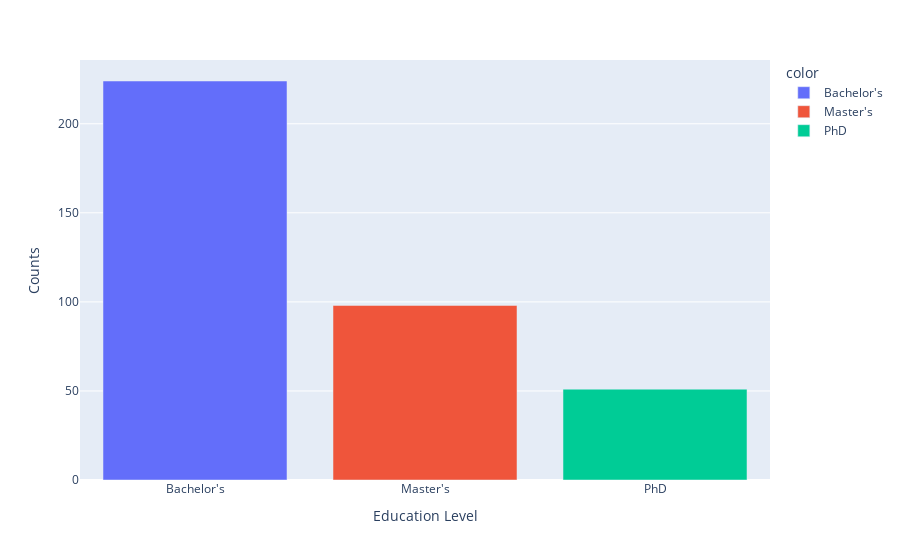

Notebook code for this chart:
### Code cell
categorical(data["Education Level"])

### Figure 1 — Plotly figure (JSON) as saved in the notebook; plotly's stock layout.template omitted (floating-point values rounded to 4 significant figures)
{"data": [{"alignmentgroup": "True", "hovertemplate": "color=Bachelor's<br>Education Level=%{x}<br>Counts=%{y}<extra></extra>", "legendgroup": "Bachelor's", "marker": {"color": "#636efa", "pattern": {"shape": ""}}, "name": "Bachelor's", "offsetgroup": "Bachelor's", "orientation": "v", "showlegend": true, "textposition": "auto", "type": "bar", "x": ["Bachelor's"], "xaxis": "x", "y": [224], "yaxis": "y"}, {"alignmentgroup": "True", "hovertemplate": "color=Master's<br>Education Level=%{x}<br>Counts=%{y}<extra></extra>", "legendgroup": "Master's", "marker": {"color": "#EF553B", "pattern": {"shape": ""}}, "name": "Master's", "offsetgroup": "Master's", "orientation": "v", "showlegend": true, "textposition": "auto", "type": "bar", "x": ["Master's"], "xaxis": "x", "y": [98], "yaxis": "y"}, {"alignmentgroup": "True", "hovertemplate": "color=PhD<br>Education Level=%{x}<br>Counts=%{y}<extra></extra>", "legendgroup": "PhD", "marker": {"color": "#00cc96", "pattern": {"shape": ""}}, "name": "PhD", "offsetgroup": "PhD", "orientation": "v", "showlegend": true, "textposition": "auto", "type": "bar", "x": ["PhD"], "xaxis": "x", "y": [51], "yaxis": "y"}], "layout": {"autosize": true, "barmode": "relative", "legend": {"title": {"text": "color"}, "tracegroupgap": 0}, "margin": {"t": 60}, "xaxis": {"anchor": "y", "autorange": true, "domain": [0, 1], "range": [-0.5, 2.5], "title": {"text": "Education Level"}, "type": "category"}, "yaxis": {"anchor": "x", "autorange": true, "domain": [0, 1], "range": [0, 235.8], "title": {"text": "Counts"}, "type": "linear"}}}
